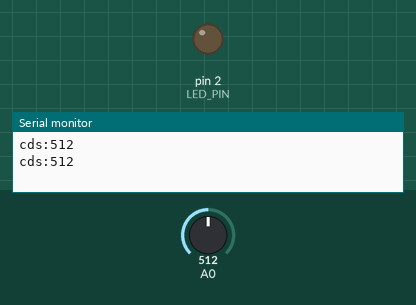
A sketch run on a simulated Arduino Uno, built with avr-gcc and run on an emulated ATmega328P. Parts: output pins drawn as LEDs (lit = HIGH), the last lines printed to the serial monitor. The inputs (shaded band) are chosen by the test bench; at power-on: A0 = 512.

Above: at 2.8 s.
2.9 s: A0 set to 316
4.4 s: A0 set to 285
At 5.8 s:
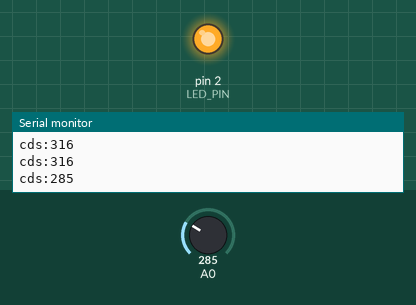
6.5 s: A0 set to 306
At 7.4 s:
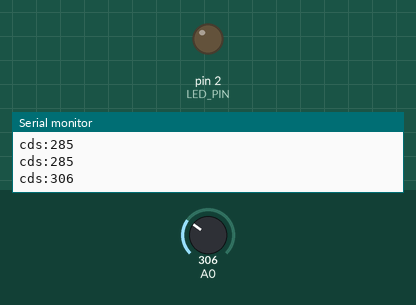
8.5 s: A0 set to 290
At 10.1 s:
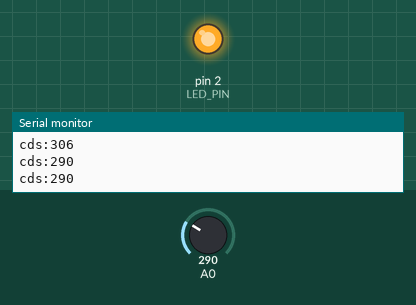
Timing chart, 0 to 11.5 s (numbered marks = the images above; inputs shaded):
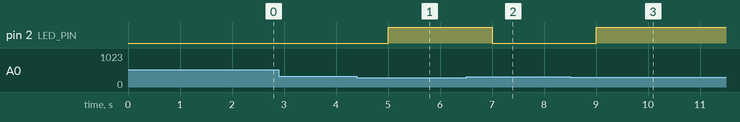

Measured:
- the behaviour switches between 301 and 300 on A0 (found by bisection; images 0 and 1)
- after the input at 4.4 s, pin 2 (LED_PIN): LOW → HIGH after 0.60 s
- after the input at 6.5 s, pin 2 (LED_PIN): HIGH → LOW after 0.50 s
- after the input at 8.5 s, pin 2 (LED_PIN): LOW → HIGH after 0.50 s

The sketch:

CDS_Sensor.ino
```cpp
int LED_PIN = 2;
int light = -1;

void setup() {
  // put your setup code here, to run once:
  Serial.begin(9600);
  pinMode(LED_PIN, OUTPUT);
}

void loop() {
  // put your main code here, to run repeatedly:
  delay(1000);
  light = analogRead(A0);
  Serial.print("cds:");
  Serial.println(light);

  if (light <= 300) {
    digitalWrite(LED_PIN, HIGH);
  } else {
    digitalWrite(LED_PIN, LOW);
  }

  // or, digitalWrite(LED_PIN, light <= 300 ? HIGH : LOW);
}
```
